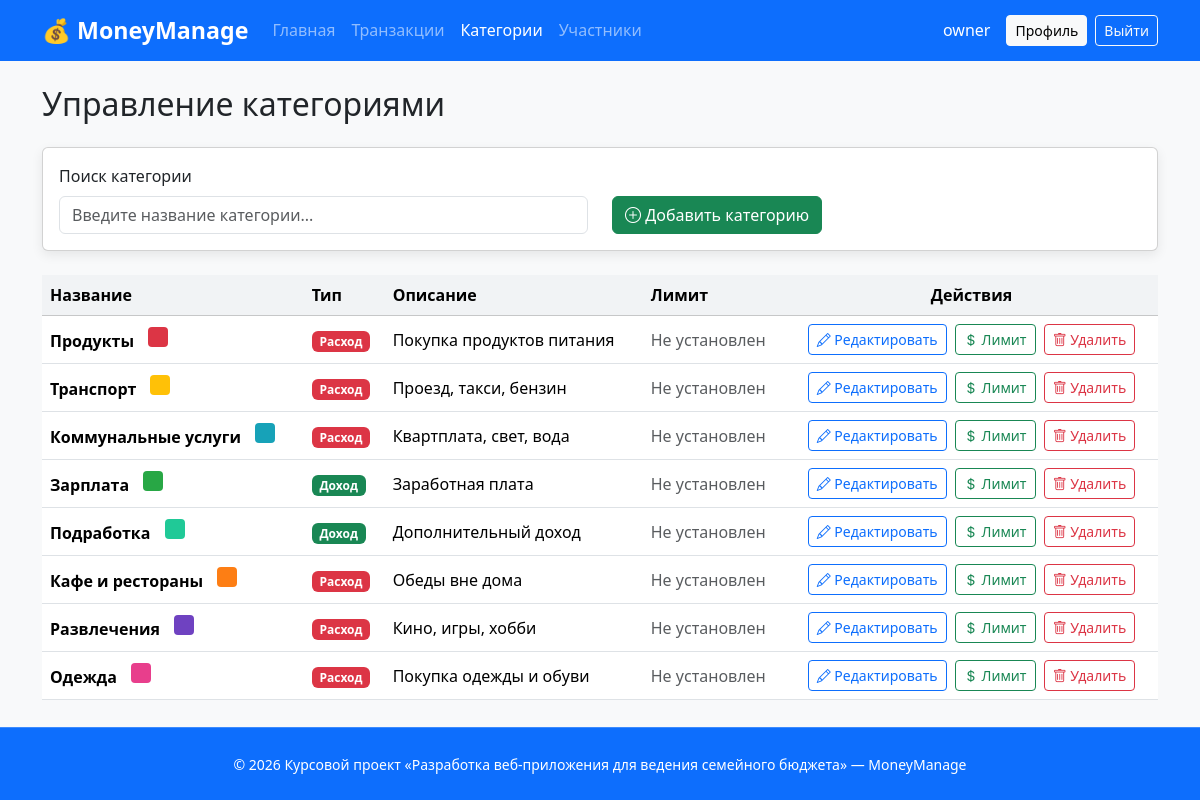
/categories (signed in), run on the app's committed database.
### project/models.py (models this page shows, shortened)
class User(UserMixin, db.Model):
    __tablename__ = 'user'
    id = db.Column(db.Integer, primary_key=True)
    username = db.Column(db.String(50), unique=True, nullable=False)
    email = db.Column(db.String(100), unique=True, nullable=False)
    password_hash = db.Column(db.String(255), nullable=False)
    role = db.Column(db.String(20), nullable=False, default='member')
    family_id = db.Column(db.Integer, db.ForeignKey('family.id'), nullable=True)
    created_at = db.Column(db.DateTime, default=datetime.utcnow)
    family = db.relationship('Family', back_populates='users')
    transactions = db.relationship('Transaction', back_populates='user', lazy=True, order_by="Transaction.date.desc()")
    user_budgets = db.relationship('UserBudget', back_populates='user', lazy=True)

class Category(db.Model):
    __tablename__ = 'category'
    id = db.Column(db.Integer, primary_key=True)
    name = db.Column(db.String(50), nullable=False)
    type = db.Column(db.String(10), nullable=False)  # income, expense
    color = db.Column(db.String(20), default='#007bff')
    description = db.Column(db.Text, nullable=True)  # Добавьте это поле
    family_id = db.Column(db.Integer, db.ForeignKey('family.id'), nullable=False)
    family = db.relationship('Family', back_populates='categories')
    transactions = db.relationship('Transaction', back_populates='category', lazy=True)
    category_limits = db.relationship('CategoryLimit', back_populates='category', lazy=True)

### project/main.py (the view)
@main_bp.route('/categories')
@login_required
def categories():
    if current_user.role != 'owner':
        flash('Только владелец семьи может управлять категориями', 'danger')
        return redirect(url_for('main.index'))
    categories_list = Category.query.filter_by(family_id=current_user.family_id).all()
    return render_template('categories.html',
                         categories=categories_list,
                         user=current_user)

### project/models.py (called while the page is built)
@login_manager.user_loader
def load_user(user_id):
    return User.query.get(int(user_id))

### templates/categories.html (shortened to what this page needs)
{% extends "base.html" %}
{% block content %}
<h2 class="mb-4">Управление категориями</h2>
<div class="card mb-4">
    <div class="card-body">
        <div class="row">
            <div class="col-md-6">
                <label class="form-label">Поиск категории</label>
                <input type="text" id="searchCategory" class="form-control" placeholder="Введите название категории...">
            </div>
            <div class="col-md-6 d-flex align-items-end">
                <button class="btn btn-success" data-bs-toggle="modal" data-bs-target="#addCategoryModal">
                    <i class="bi bi-plus-circle"></i> Добавить категорию
                </button>
            </div>
        </div>
    </div>
</div>
<div class="table-responsive">
    <table class="table table-hover align-middle" id="categoriesTable">
        <thead class="table-light">
            <tr>
                <th>Название</th>
                <th>Тип</th>
                <th>Описание</th>
                <th>Лимит</th>
                <th class="text-center">Действия</th>
            </tr>
        </thead>
        <tbody>
            {% for category in categories %}
            <tr class="category-row">
                <td>
                    <strong>{{ category.name }}</strong>
                    <div style="width: 20px; height: 20px; background-color: {{ category.color }}; border-radius: 4px; display: inline-block; margin-left: 10px;"></div>
                </td>
                <td>
                    {% if category.type == 'income' %}
                        <span class="badge bg-success">Доход</span>
                    {% else %}
                        <span class="badge bg-danger">Расход</span>
                    {% endif %}
                </td>
                <td>{{ category.description if category.description else '—' }}</td>
                <td>
                    {% set limit = category.category_limits|first %}
                    {% if limit %}
                        {{ "{:,.0f}".format(limit.amount_limit) }} ₽ ({{ limit.period }})
                    {% else %}
                        <span class="text-muted">Не установлен</span>
                    {% endif %}
                </td>
                <td class="text-center">
                    <button class="btn btn-sm btn-outline-primary me-1" onclick="editCategory({{ category.id }})">
                        <i class="bi bi-pencil"></i> Редактировать
                    </button>
                    <button class="btn btn-sm btn-outline-success me-1" onclick="setLimit({{ category.id }}, '{{ category.name }}')">
                        <i class="bi bi-currency-dollar"></i> Лимит
                    </button>
                    <button class="btn btn-sm btn-outline-danger" onclick="deleteCategory({{ category.id }}, '{{ category.name }}')">
                        <i class="bi bi-trash"></i> Удалить
                    </button>
                </td>
            </tr>
            {% endfor %}
        </tbody>
    </table>
</div>
{% endblock %}

### templates/base.html (shortened to what this page needs)
<!DOCTYPE html>
<html lang="ru">
<head>
    <link href="https://cdn.jsdelivr.net/npm/bootstrap@5.3.3/dist/css/bootstrap.min.css" rel="stylesheet">
    <link href="{{ url_for('static', filename='css/style.css') }}" rel="stylesheet">
    <link rel="stylesheet" href="https://cdn.jsdelivr.net/npm/bootstrap-icons@1.11.3/font/bootstrap-icons.min.css">
</head>
<body class="d-flex flex-column min-vh-100">
    <nav class="navbar navbar-expand-lg navbar-dark bg-primary">
        <div class="container">
            <a class="navbar-brand fw-bold" href="{{ url_for('main.index') }}">💰 MoneyManage</a>
            <div class="collapse navbar-collapse" id="navbarNav">
                <ul class="navbar-nav me-auto">
                    {% if current_user.is_authenticated %}
                        {% if current_user.role == 'owner' %}
                            <li class="nav-item"><a class="nav-link {% if request.endpoint == 'main.owner_dashboard' %}active{% endif %}" href="{{ url_for('main.owner_dashboard') }}">Главная</a></li>
                            <li class="nav-item"><a class="nav-link {% if request.endpoint == 'main.transactions' %}active{% endif %}" href="{{ url_for('main.transactions') }}">Транзакции</a></li>
                            <li class="nav-item"><a class="nav-link {% if request.endpoint == 'main.categories' %}active{% endif %}" href="{{ url_for('main.categories') }}">Категории</a></li>
                            <li class="nav-item"><a class="nav-link {% if request.endpoint == 'main.members' %}active{% endif %}" href="{{ url_for('main.members') }}">Участники</a></li>
                        {% elif current_user.role == 'admin' %}
                            <li class="nav-item"><a class="nav-link {% if request.endpoint == 'admin.admin_dashboard' %}active{% endif %}" href="{{ url_for('admin.admin_dashboard') }}">Админ-панель</a></li>
                        {% endif %}
                    {% endif %}
                </ul>
                {% if current_user.is_authenticated %}
                <div class="d-flex align-items-center">
                    <span class="text-white me-3">{{ current_user.username }}</span>
                    <a href="{{ url_for('main.profile') }}" class="btn btn-light btn-sm me-2">Профиль</a>
                    <a href="{{ url_for('auth.logout') }}" class="btn btn-outline-light btn-sm">Выйти</a>
                </div>
                {% else %}
                <div class="d-flex align-items-center">
                    <a href="{{ url_for('auth.login') }}" class="btn btn-outline-light btn-sm">Вход</a>
                    <a href="{{ url_for('auth.register') }}" class="btn btn-light btn-sm ms-2">Регистрация</a>
                </div>
                {% endif %}
            </div>
        </div>
    </nav>
    <main class="flex-shrink-0">
        <div class="container mt-4">
            {% block content %}{% endblock %}
        </div>
    </main>
    <footer class="mt-auto bg-primary text-white py-4">
        <div class="container text-center">
            <small>© 2026 Курсовой проект «Разработка веб-приложения для ведения семейного бюджета» — MoneyManage</small>
        </div>
    </footer>
</body>
</html>

### static/css/style.css (style rules this page uses)
body { background-color: #f8f9fa; }
.card { box-shadow: 0 4px 12px rgba(0, 0, 0, 0.08); transition: transform 0.2s ease; }
.table th { background-color: #f1f3f5; }
.navbar-brand { font-size: 1.45rem; }
footer { border-top: 1px solid rgba(255,255,255,0.2); }

### data on the page
User: username "owner"
Category: name "Продукты", type "Расход", description "Покупка продуктов питания"
Category: name "Транспорт", type "Расход", description "Проезд, такси, бензин"
Category: name "Коммунальные услуги", type "Расход", description "Квартплата, свет, вода"
Category: name "Зарплата", type "Доход", description "Заработная плата"
Category: name "Подработка", type "Доход", description "Дополнительный доход"
Category: name "Кафе и рестораны", type "Расход", description "Обеды вне дома"
Category: name "Развлечения", type "Расход", description "Кино, игры, хобби"
Category: name "Одежда", type "Расход", description "Покупка одежды и обуви"
